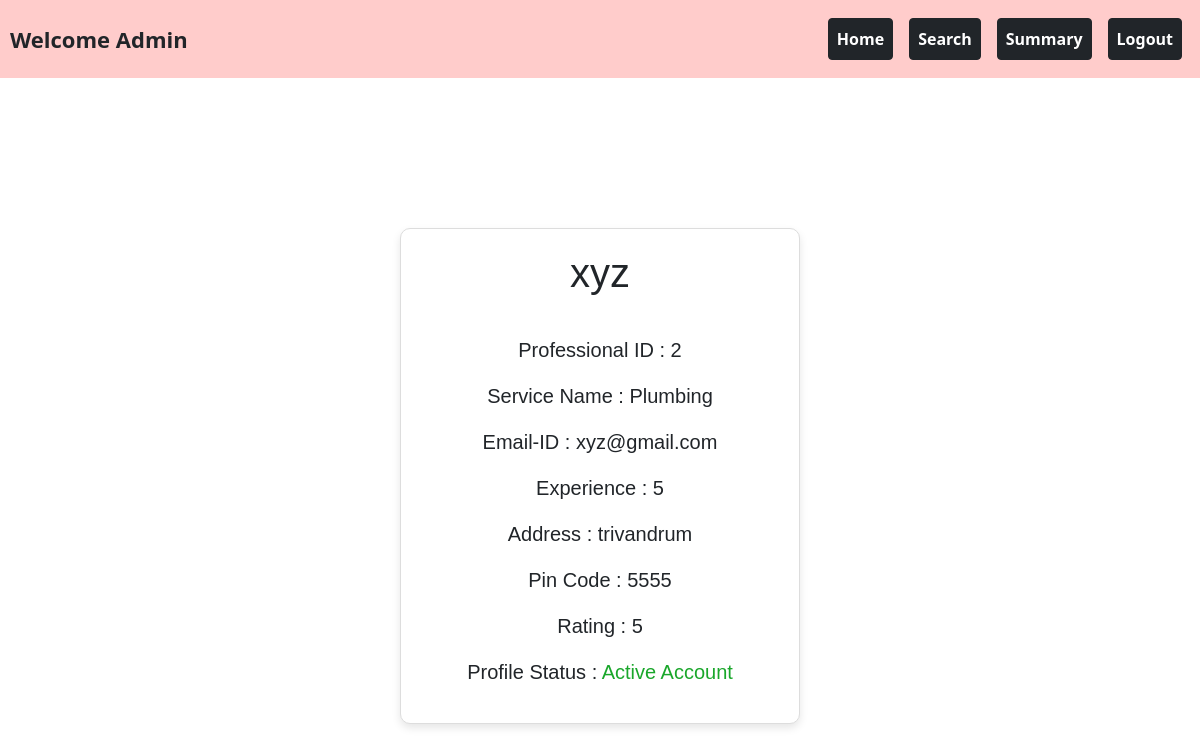
Before: /professional/2 with the older database file.
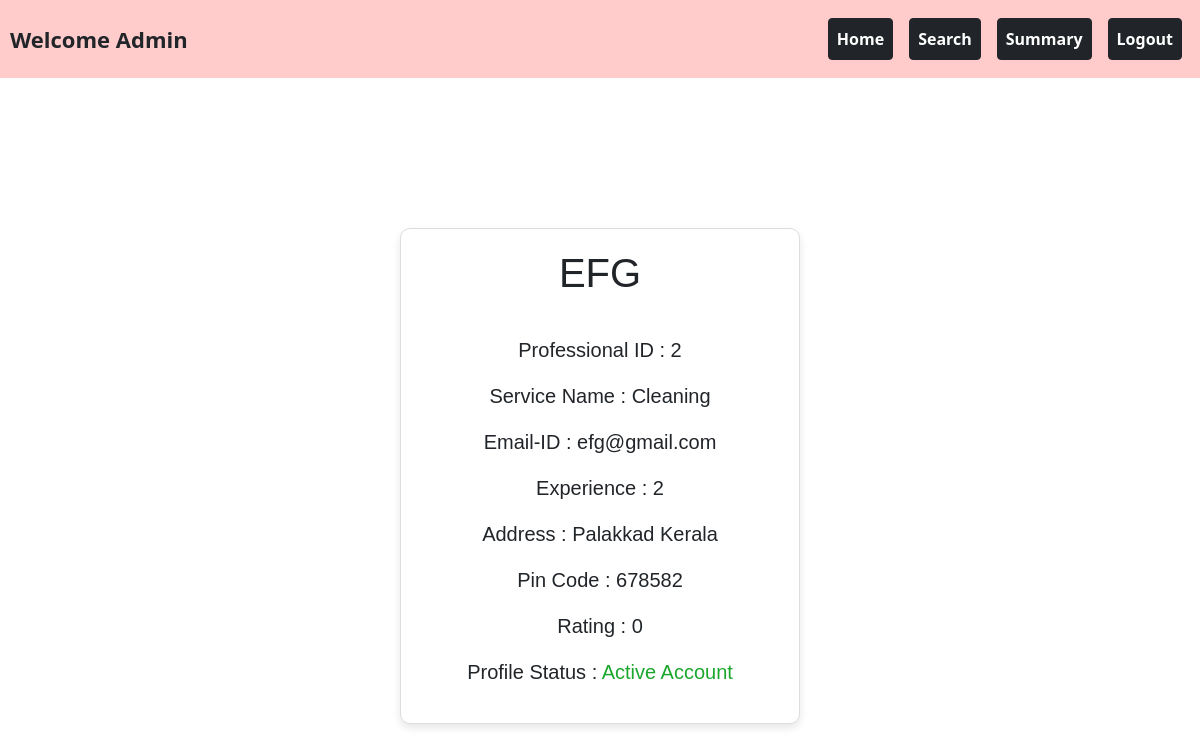
After: the same page with the newer database file.
### backend/models.py (models this page shows)
class Professional_Info(db.Model):
    __tablename__="professional_info"
    id=db.Column(db.Integer,primary_key=True)
    email_id=db.Column(db.String,unique=True,nullable=False)
    password=db.Column(db.String,nullable=False)
    full_name=db.Column(db.String,nullable=False)
    experience=db.Column(db.Integer,nullable=False)
    proof_doc=db.Column(db.String,nullable=False)
    address=db.Column(db.String,nullable=False)
    pin_code=db.Column(db.Integer,nullable=False)
    service_id=db.Column(db.Integer,db.ForeignKey("service.id"))
    rating=db.Column(db.Integer,default=0)
    profile_status=db.Column(db.Integer,default=0) #not accepted yet=0 ,accepted=1
    blocked_status=db.Column(db.Integer,default=0) #not blocked=0, 1-blocked
    service_requests=db.relationship("Service_Request",cascade="all,delete",backref="professional_info",lazy=True)

class Service(db.Model):
    __tablename__="service"
    id=db.Column(db.Integer,primary_key=True)
    name=db.Column(db.String,nullable=False)
    basic_price=db.Column(db.Integer,nullable=False)
    Description=db.Column(db.String,nullable=False)
    professionals=db.relationship("Professional_Info",cascade="all,delete",backref="service",lazy=True)
    service_requests=db.relationship("Service_Request",cascade="all,delete",backref="service",lazy=True)

### backend/controller.py (the view)
@app.route('/professional/<int:prof_id>')
def professional(prof_id):
    professional=Professional_Info.query.get(prof_id)
    service=Service.query.filter_by(id=professional.service_id).first()
    service_name=service.name
    return render_template("prof_profile(admin).html",prof=professional,name=service_name)

### templates/prof_profile(admin).html (shortened to what this page needs)
<!DOCTYPE html>
<html lang="en">
<head>
    <link href="https://cdn.jsdelivr.net/npm/bootstrap@5.0.2/dist/css/bootstrap.min.css" rel="stylesheet">
</head>
    <body>
        <div class="container-fluid" style="background-color: #ffcccb; padding: 10px;">
            <nav class="navbar navbar-expand-lg navbar-light w-100">
                <div style="font-size: 22px;"><strong>Welcome Admin</strong></div>
                <div class="collapse navbar-collapse justify-content-end" id="navbarNav">
                    <ul class="navbar-nav">
                        <li class="nav-item">
                            <a class="nav-link btn btn-dark mx-2 text-white fw-bold" href="{{url_for('admin_dashboard')}}">Home</a>
                        </li>
                        <li class="nav-item">
                            <a class="nav-link btn btn-dark mx-2 text-white fw-bold" href="{{url_for('search_tab_admin')}}">Search</a>
                        </li>
                        <li class="nav-item">
                            <a class="nav-link btn btn-dark mx-2 text-white fw-bold" href="{{url_for('summary_admin')}}">Summary</a>
                        </li>
                        <li class="nav-item">
                            <a class="nav-link btn btn-dark mx-2 text-white fw-bold" href="/">Logout</a>
                        </li>
                    </ul>
                </div>
            </nav>
        </div>
        <div class="card" style="width:400px;font-size: 20px; ">
            <h1>{{prof.full_name}}</h1><br>
            <div >
                <p>Professional ID : {{prof.id}}</p>
                <p>Service Name : {{name}}</p>
                <p>Email-ID : {{prof.email_id}}</p>
                <p>Experience : {{prof.experience}}</p>
                <p>Address : {{prof.address}}</p>
                <p>Pin Code : {{prof.pin_code}}</p>
                <p>Rating : {{prof.rating}}</p>
                <p>Profile Status : {% if prof.profile_status==0 and prof.blocked_status==0 %} <span style="color: rgb(27, 43, 215);"> Not Yet Approved </span> {% elif prof.profile_status==1 and prof.blocked_status==0 %} <span style="color: rgb(26, 167, 43);"> Active Account </span> {% else %} <span style="color: rgb(233, 30, 30);">Blocked {% endif %}</span></p>
        </div>
    </body>
</html>

Changed rows visible on the page:
no longer on this page (row edited): Service: name "Plumbing"
changed Professional_Info id 2: full_name "xyz" → "EFG"; email_id "xyz@gmail.com" → "efg@gmail.com"; experience "5" → "2"; address "trivandrum" → "Palakkad Kerala"; pin_code "5555" → "678582"; rating "5" → "0"
now on this page (row edited): Service: name "Cleaning"
